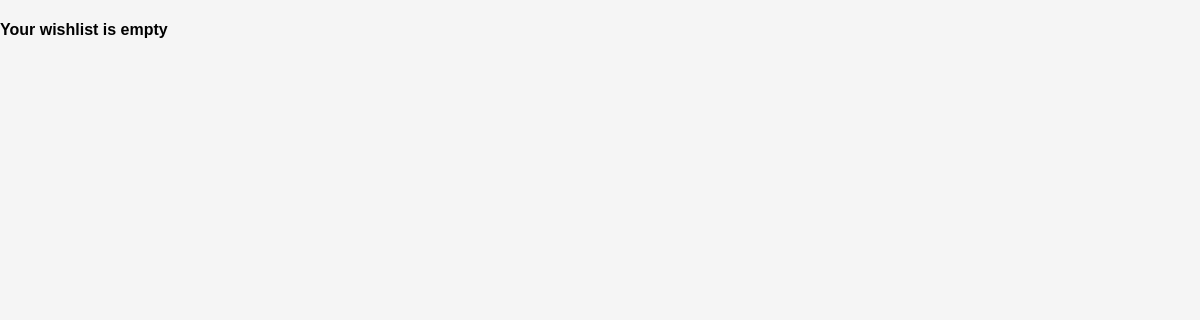
Before: /wishlist/ (signed in) with the older database file.
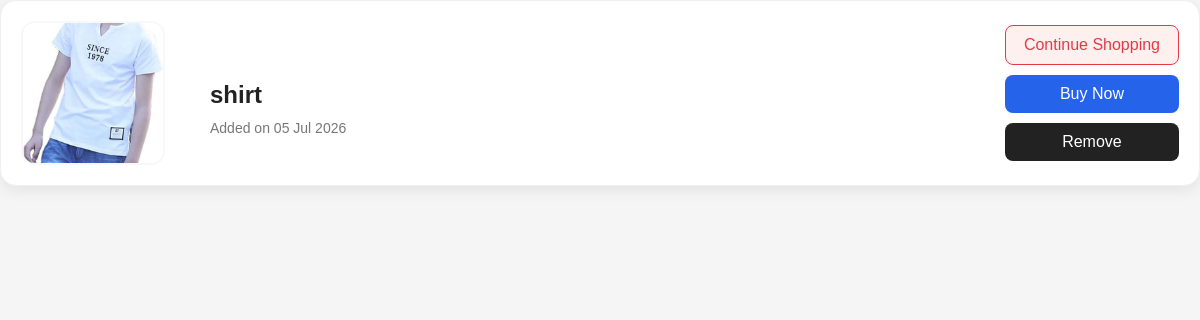
After: the same page with the newer database file.
### flouristapp/models.py (models this page shows, shortened)
class Wishlist(models.Model):
    user = models.ForeignKey(User, on_delete=models.CASCADE)
    product_name = models.CharField(max_length=255)
    product_image = models.ImageField(upload_to='wishlist/', blank=True, null=True)
    created_at = models.DateTimeField(auto_now_add=True)

### flouristapp/views.py (the view)
# urls.py: path('wishlist/', views.wishlist, name='wishlist'),
@login_required
def wishlist(request):
    items = Wishlist.objects.filter(user=request.user).order_by('-id')
    return render(request, "wishlist.html", {"items": items})

### flouristapp/Templates/wishlist.html (shortened to what this page needs)
 {% load static %}
<!DOCTYPE html>
<html>
<head>
    <link rel="stylesheet" href="{% static 'css/style.css' %}">
</head>
<body>
{% for i in items %}
<div class="wishlist-card">
    {% if i.product_image %}
        <img src="{{ i.product_image.url }}" class="wishlist-img">
    {% endif %}
    <div class="wishlist-info">
         <h4>{{ i.product_name }}</h4>
<small>Added on {{ i.created_at|date:"d M Y" }}</small>
    </div>
     <div class="wishlist-actions">
    <a href="{% url 'home' %}" class="btn btn-outline-danger">Continue Shopping</a>
    <a href="{% url 'home' %}" class="btn btn-primary">Buy Now</a>
    <a href="{% url 'remove_wishlist' i.id %}" class="btn btn-dark">Remove</a>
</div>
</div>
{% empty %}
<div class="text-center">
    <h4>Your wishlist is empty</h4>
</div>
{% endfor %}
</body>
</html>

Changed rows visible on the page:
added Wishlist: product_image (picture), product_name "shirt", created_at "05 Jul 2026"
Other visible differences:
text no longer shown: "Your wishlist is empty"
